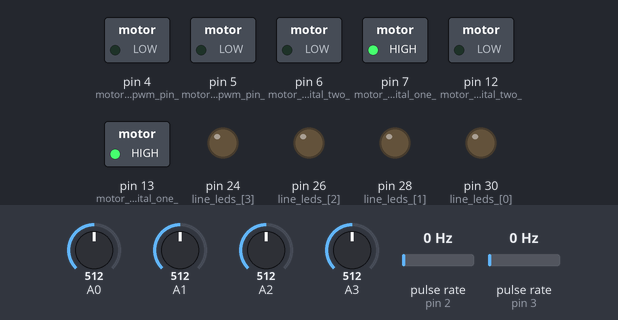
The sketch below on a simulated Arduino Mega 2560, built with avr-gcc and run on an emulated ATmega2560. Parts: switched loads named in the sketch (green lamp = pin HIGH), output pins drawn as LEDs (lit = HIGH). Wiring (inferred from the names in the program): 2 × pulse sensor: data pin 2 / data pin 3. Inputs (shaded band) come from the test bench; at power-on: A1 = 512, A0 = 512, A2 = 512, A3 = 512, pulse rate (sensors on pin 2, pin 3) 0 Hz. No radio packets arrive unless stated; what the sketch prints to the serial monitor is not drawn.

Above: at 2.2 s.
2.3 s: A1 set to 935
5.3 s: A1 set to 964
At 5.9 s:
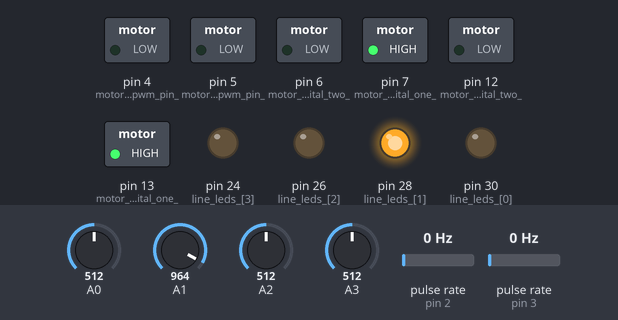
6.8 s: A0 set to 938
9.8 s: A0 set to 960
At 10.5 s:
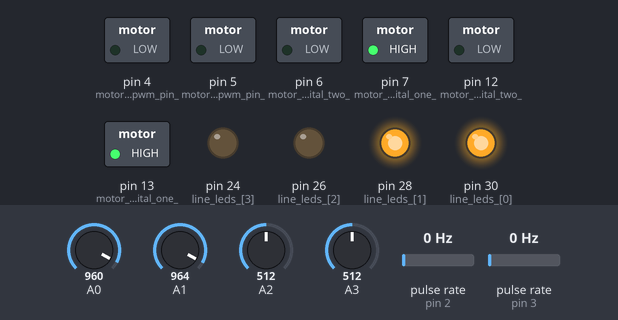
11.3 s: A1 set to 716
At 11.7 s:
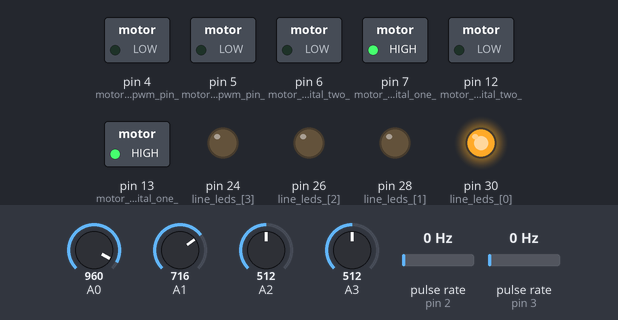
Timing chart, 0 to 13.8 s (numbered marks = the images above; inputs shaded):
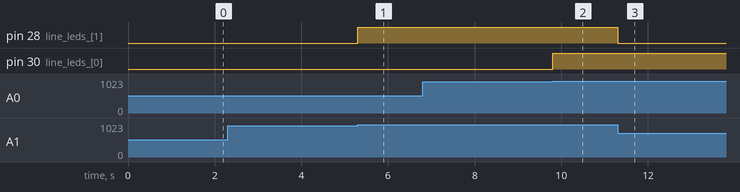

Measured:
- the behaviour switches between 950 and 951 on A1 (found by bisection; images 0 and 1)
- the behaviour switches between 950 and 951 on A0 (found by bisection; images 1 and 2)
- after the input at 5.3 s, pin 28 (line_leds_[1]): LOW → HIGH at once
- after the input at 9.8 s, pin 30 (line_leds_[0]): LOW → HIGH at once
- after the input at 11.3 s, pin 28 (line_leds_[1]): HIGH → LOW at once

The sketch:

robotControl.ino
```cpp
#include "PID.h"
#include "Motor.h"
#include "LineSensor.h"
#include "ArduinoPlotter.h"
#include <SPI.h>
#include <nRF24L01.h>
#include <RF24.h>
#define MAX_STRING_SIZE 4 // Maximum string length you expect to receive

char received_buffer[MAX_STRING_SIZE];
uint8_t received_buffer_index = 0;

RF24 radio(9, 8);
const byte address[6] = "10001";
bool receivedData = false; // Flag to track received data

uint8_t rpms;

LineSensor linesensor;


bool line_detected[4] = {false, false, false, false};
float line_error = 0;
float multiplier;

enum lineState{
  lineLeft,
  lineCenterLeft,
  lineCenter,
  lineCenterRight,
  lineRight
};

// Motor left
uint8_t motor_left_digital_one_ = 13;
uint8_t motor_left_digital_two_ = 12;
int motor_left_pwm_pin_ = 4;
uint8_t motor_left_encoderA_ = 3;
uint8_t motor_left_encoderB_ = 3;

// Motor right
uint8_t motor_right_digital_one_ = 7;
uint8_t motor_right_digital_two_ = 6;
int motor_right_pwm_pin_ = 5;
uint8_t motor_right_encoderA_ = 2;
uint8_t motor_right_encoderB_ = 2;

// line leds
uint8_t line_leds_[4] = {30, 28, 26, 24};

// PID objects
PID *pid_motor_left_ = nullptr;
PID *pid_motor_right_ = nullptr;

// PID tics
int motor_left_pid_tics_ = 0;
int motor_right_pid_tics_ = 0;

// PID variables
const double motor_right_kp =  0.5480; //15;
const double motor_right_ki = 0.2264; // 6;
const double motor_right_kd = 0.1822; // 2;

const double motor_left_kp = 0.5480;// 0.5328;
const double motor_left_ki = 0.2264; //0.2022;
const double motor_left_kd = 0.1822;//0.1868;

const long kSampleTime = 20;
unsigned long PRBS_sample_time_ = 0;
unsigned long passed_time_ = 0;
unsigned long PRBS_passed_time_ = 0;
unsigned long curr_time_ = 0;

// Motor speed
int target_speed_ = 80;
double motor_left_current_speed_ = 0;
double motor_right_current_speed_ = 0;
bool state_ = false;

// Motor parameters
double motor_left_pwm_ = 0;
double motor_right_pwm_ = 0;
double motor_left_pwm_PRBS_ = 0;
double motor_right_pwm_PRBS_ = 0;
const double max_voltage_ = 5;
const double kMinPwm = 30.0;
const double kMaxPWM = 255.0;
const double kMaxRPM = 180.0;
const double kMaxPIDErrorSum = 10.0;
static constexpr double kPulsesPerRevolution = 451.0;
static constexpr double kOneSecondInMillis = 1000.0;
static constexpr double kSecondsInMinute = 60;
static constexpr double kPidCountTimeSamplesInOneSecond = kOneSecondInMillis/kSampleTime;
static constexpr double kPidCountTimeSamplesInOneMinute = kSecondsInMinute*kPidCountTimeSamplesInOneSecond;

void setup() {
  Serial.begin(115200);

  radio.begin();
  radio.openReadingPipe(1, address); // Use the same address as the transmitter
  radio.setPALevel(RF24_PA_MIN);
  radio.startListening(); // Start listening for incoming data

  linesensor.init();

  delay(1000);

  PID init_motor_right(motor_left_kp, motor_left_ki, motor_left_kd, 0, 5, kMaxPIDErrorSum, kSampleTime);
  PID init_motor_left(motor_right_kp, motor_right_ki, motor_right_kd, 0, 5, kMaxPIDErrorSum, kSampleTime);

  // Initialize PID controllers
  pid_motor_left_ = &init_motor_left;
  pid_motor_right_ = &init_motor_right;

  // Motor Left
  pinMode(motor_left_digital_one_, OUTPUT);
  pinMode(motor_left_digital_two_, OUTPUT);
  pinMode(motor_left_pwm_pin_, OUTPUT);
  pinMode(motor_left_encoderA_, INPUT);
  pinMode(motor_left_encoderB_, INPUT);

  //Motor Stop
  analogWrite(motor_left_pwm_pin_, LOW);
  digitalWrite(motor_left_digital_one_, LOW);
  digitalWrite(motor_left_digital_two_, LOW);

  // Motor Left
  pinMode(motor_right_digital_one_, OUTPUT);
  pinMode(motor_right_digital_two_, OUTPUT);
  pinMode(motor_right_pwm_pin_, OUTPUT);
  pinMode(motor_right_encoderA_, INPUT);
  pinMode(motor_right_encoderB_, INPUT);

  // line leds
  for (int i=0; i<4; i++){
    pinMode(line_leds_[i], OUTPUT);
  }

  //Motor Stop
  analogWrite(motor_right_pwm_pin_, LOW);
  digitalWrite(motor_right_digital_one_, LOW);
  digitalWrite(motor_right_digital_two_, LOW);

  // Pull up resistors
  digitalWrite(motor_left_encoderA_, HIGH); // Activate pull up resistors
  digitalWrite(motor_right_encoderA_, HIGH); // Activate pull up resistors

  // Attach interrupt
  attachInterrupt(digitalPinToInterrupt(motor_left_encoderA_), update_left_tics, RISING);
  attachInterrupt(digitalPinToInterrupt(motor_right_encoderA_), update_right_tics, RISING);

  Serial.println("Attached interrupt pins successfully");

  //Motor left forward
  digitalWrite(motor_left_digital_one_, HIGH);
  digitalWrite(motor_left_digital_two_, LOW);

  //Motor right forward
  digitalWrite(motor_right_digital_one_, HIGH);
  digitalWrite(motor_right_digital_two_, LOW);


  arduinoPlot(0, 5, RPM2RPS(target_speed_), motor_left_current_speed_, motor_right_current_speed_, 0, 0,0,0,0);

  passed_time_ = millis();
  PRBS_passed_time_ = millis();
}

lineState line_state = lineCenter;

void loop() {
  if (radio.available()) {
    radio.read(received_buffer, MAX_STRING_SIZE - 1);
    uint8_t value = received_buffer[0];
    target_speed_ = value;
    /*Serial.print("Value: ");
    Serial.println(value);*/
  }

  curr_time_ = millis();
  multiplier = target_speed_ / 2;

  linesensor.lineDetected(line_detected);

  for (int i=0; i<4; i++){
    if (line_detected[i]){
      digitalWrite(line_leds_[i], HIGH);
    } else {
      digitalWrite(line_leds_[i], LOW);
    }
  }

  //arduinoPlot(0, 5, line_detected[0], line_detected[1], line_detected[2], line_detected[3], 0,0,0,0);
  arduinoPlot(0, 5, RPM2RPS(target_speed_), motor_left_current_speed_, motor_right_current_speed_, motor_left_pwm_, motor_right_pwm_,0,0,0);
  /*if (curr_time_ - PRBS_passed_time_ > 10000){
   target_speed_ += 30;
   PRBS_passed_time_ = millis();
  } */

  // positive if line is to the right
  lineState prev_state = line_state;
  if (line_detected[0]){
    line_state = lineLeft;
  }
  else if (line_detected[1] && !line_detected[2]){
    line_state = lineCenterLeft;
  }
  else if (!line_detected[1] && line_detected[2]){
    line_state = lineCenterRight;
  }
  else if (line_detected[1] && line_detected[2]){
    line_state = lineCenter;
  }
  else if (line_detected[3]){
    line_state = lineRight;
  }

  switch (line_state){
    case lineLeft:
      line_error = -multiplier;
      break;
    case lineCenterLeft:
      if (prev_state == lineCenterLeft)
        line_error = -multiplier/2;
      else
        line_error = -multiplier/4;
      break;
    case lineCenter:
      line_error = 0;
      break;
    case lineCenterRight:
      if (prev_state == lineCenterRight)
        line_error = multiplier/2;
      else
        line_error = multiplier/4;
      break;
    case lineRight:
      line_error = multiplier;
      break;
  }

  /*Serial.print("Motor1: ");
  Serial.print(target_speed_ + line_error);
  Serial.print(" ");
  Serial.print("Motor2: ");
  Serial.println(target_speed_ - line_error);*/

  pid_motor_left_->computeSpeed(RPM2RPS(target_speed_ + line_error), motor_left_current_speed_, motor_left_pwm_, motor_left_pid_tics_, kPulsesPerRevolution, kPidCountTimeSamplesInOneSecond);
  pid_motor_right_->computeSpeed(RPM2RPS(target_speed_ - line_error), motor_right_current_speed_, motor_right_pwm_, motor_right_pid_tics_, kPulsesPerRevolution, kPidCountTimeSamplesInOneSecond);

  analogWrite(motor_left_pwm_pin_, motor_left_pwm_*255/5);
  analogWrite(motor_right_pwm_pin_, motor_right_pwm_*255/5);
}

double RPM2RPS(double velocity){
  return velocity/kSecondsInMinute;
}

void update_left_tics(){
  motor_left_pid_tics_++;
}

void update_right_tics(){
  motor_right_pid_tics_++;
}
```

ArduinoPlotter.cpp
```cpp
#include "ArduinoPlotter.h"

void arduinoPlot(double min, double max, double num1, double num2, double num3, double num4, double num5, double num6, double num7, double num8) {
  Serial.print(min);
    Serial.print(",");
    Serial.print(max);
    Serial.print(",");
    Serial.print(num1);
    Serial.print(",");
    Serial.print(num2);
    Serial.print(",");
    Serial.print(num3);
    Serial.print(",");
    Serial.print(num4);
    Serial.print(",");
    Serial.print(num5);
    Serial.print(",");
    Serial.print(num6);
    Serial.print(",");
    Serial.print(num7);
    Serial.print(",");
    Serial.print(num8);
    Serial.println();
}
```

ArduinoPlotter.h
```cpp
#ifndef ArduinoPlotter_h
#define ArduinoPlotter_h

#include <Arduino.h>

void arduinoPlot(double min, double max, double num1, double num2, double num3, double num4, double num5, double num6, double num7, double num8);

#endif
```

Constants.h
```cpp
  #ifndef Constants
#define Constants

static constexpr uint8_t kSensorLeft = A0;
static constexpr uint8_t kSensorCenterLeft = A1;
static constexpr uint8_t kSensorCenterRight = A2;
static constexpr uint8_t kSensorRight = A3;

static constexpr int kSensorThreshold = 100;

#endif
```

Encoder.h
```cpp
#ifndef Encoder_h
#define Encoder_h

#include <Arduino.h>
#include "Motor.h"
#include "Movement.h"

namespace Encoder{
  void updateTics(Motor *motor);

  void leftEncoder();
  void rightEncoder();
};

#endif
```

Encoder.ino
```cpp
/*#include "Encoder.h"

void Encoder::updateTics(Motor *motor){
  motor->deltaPidTics(1);
  if(motor->getCurrentState() == MotorState::Forward){
    motor->deltaEncoderTics(1);
  }
  else if (motor->getCurrentState() == MotorState::Backward){
    motor->deltaEncoderTics(-1);
  }
  else {
    return;
  }
}

void Encoder::leftEncoder() {
  Serial.println("Motor left interrupt");
  updateTics(motor_left);
}

void Encoder::rightEncoder() {
  Serial.println("Motor right interrupt");
  updateTics(motor_right);
}*/
```

LineSensor.cpp
```cpp
#include "LineSensor.h"

LineSensor::LineSensor(){
  sensor_left_ = Constants::kSensorLeft;
  sensor_center_left_ = Constants::kSensorCenterLeft;
  sensor_center_right_ = Constants::kSensorCenterRight;
  sensor_right_ = Constants::kSensorRight;

  sensor_threshold_ = Constants::kSensorThreshold;

  averages_[0] = 0;
  averages_[1] = 0;
  averages_[2] = 0;
  averages_[3] = 0;
}

void LineSensor::init(){
  pinMode(sensor_left_, INPUT);
  pinMode(sensor_center_left_, INPUT);
  pinMode(sensor_center_right_, INPUT);
  pinMode(sensor_right_, INPUT);
  calibrate(50);
}

void LineSensor::calibrate(int readings){
  for (int i = 0; i < readings; i++){
    readSensors();
    for (int j = 0; j < 4; j++){
      averages_[j] += sensor_values[j];
    }
  }
  for (int j = 0; j < 4; j++){
    averages_[j] /= readings;
  }
}

void LineSensor::readSensors(){
  readSensor(Left);
  readSensor(CenterLeft);
  readSensor(CenterRight);
  readSensor(Right);
}

void LineSensor::readSensor(sensorPin sensor){
  switch(sensor){
    case Left:
      sensor_values[0] = analogRead(sensor_left_);
      break;
    case CenterLeft:
      sensor_values[1] = analogRead(sensor_center_left_);
      break;
    case CenterRight:
      sensor_values[2] = analogRead(sensor_center_right_);
      break;
    case Right:
      sensor_values[3] = analogRead(sensor_right_);
      break;
  }
}

void LineSensor::lineDetected(bool *line_detected){
  readSensors();
  /* if calibrated over black line
  // center sensors should see black, so if they see white, line detected
  for (int i = 0; i < 4; i++){
    // brighter returns a lower value, so center sensors return 1 unless less than threshold
    if (i==1 || i==2){
        line_detected[i] = !(sensor_values[i] < averages_[i] - sensor_threshold_);
    }
    else{
        line_detected[i] = (sensor_values[i] > averages_[i] + sensor_threshold_);
    }
  }*/
  // if calibrated over white
  //Serial.println("----------------------");
  for (int i = 0; i < 4; i++){
    // brighter returns a lower value, so center sensors return 1 unless less than threshold
    //line_detected[i] = (sensor_values[i] > (averages_[i] + sensor_threshold_));
    line_detected[i] = (sensor_values[i] > 950);
    //Serial.print(sensor_values[i]);
    //Serial.print(" ");
  }
  //Serial.println();
}
```

LineSensor.h
```cpp
// library to control line sensors
#ifndef LineSensor_h
#define LineSensor_h

#include <Arduino.h>
#include "Constants.h"

enum sensorPin{
    Left = Constants::kSensorLeft,
    CenterLeft = Constants::kSensorCenterLeft,
    CenterRight = Constants::kSensorCenterRight,
    Right = Constants::kSensorRight
    };

class LineSensor {
  private:
    uint8_t sensor_left_ = Constants::kSensorLeft;
    uint8_t sensor_center_left_ = Constants::kSensorCenterLeft;
    uint8_t sensor_center_right_ = Constants::kSensorCenterRight;
    uint8_t sensor_right_ = Constants::kSensorRight;

    int sensor_threshold_ = Constants::kSensorThreshold;

    int averages_[4] = {0,0,0,0};
    int sensor_values[4] = {0,0,0,0};

    public:
    LineSensor::LineSensor();
    void init();
    void calibrate(int readings);
    void readSensors();
    void readSensor(sensorPin sensor);
    void lineDetected(bool *line_detected);
    int linePosition();

};

#endif
```

Motor.cpp
```cpp
#include "Motor.h"
#include "Encoder.h"

//Constructores
Motor::Motor(){
  digital_one_ = 0;
  digital_two_ = 0;
  pwm_pin_ = 0;
  encoderA_ = 0;
  encoderB_ = 0;
}

Motor::Motor(uint8_t digitalOne, uint8_t digitalTwo, int pwmPin, uint8_t encoderA, uint8_t encoderB, MotorID motorID) :
pid_(kP, kI, kD, kPidMinOutputLimit, kPidMaxOutputLimit, kPidMaxErrorSum, kPidMotorTimeSample){
  digital_one_ = digitalOne;
  digital_two_ = digitalTwo;
  pwm_pin_ = pwmPin;
  motorID_ = motorID;
  encoderA_ = encoderA;
  encoderB_ = encoderB;
}


//Getters Definidos
uint8_t Motor::getEncoderA(){
  return encoderA_;
}

uint8_t Motor::getEncoderB(){
  return encoderB_;
}

MotorState Motor::getCurrentState(){
  return current_state_;
}

int Motor::getEncoderTics(){
  return tics_counter_;
}

double Motor::getCurrentSpeed(){
  return current_speed_;
}

double Motor::getTargetSpeed(){
  return RPM2RPS(target_speed_);
}

int Motor::getPidTics(){
  return pid_tics_;
}


//Metodos Definidos
void Motor::motorSetup(){
  pinMode(digital_one_, OUTPUT);
  pinMode(digital_two_, OUTPUT);
  pinMode(pwm_pin_, OUTPUT);
  pinMode(encoderA_, INPUT);
  pinMode(encoderB_, INPUT);
}

void Motor::initEncoders(){
  return;
  switch(motorID_){
    case MotorID::Left:

      Serial.print("Attached left encoder to ");
      Serial.println(encoderA_);
    break;
    case MotorID::Right:
      attachInterrupt(digitalPinToInterrupt(encoderA_), Encoder::rightEncoder, RISING);
      Serial.print("Attached right encoder to ");
      Serial.println(encoderA_);
    break;
  }
}

void Motor::deltaPidTics(int delta){
  pid_tics_ += delta;
  //Serial.print((int)motorID_);
  //Serial.print(" pid tics: ");
  //Serial.println(pid_tics_);
}

void Motor::deltaEncoderTics(int delta){
  tics_counter_ += delta;
}

//Control
void Motor::motorForward(){
  analogWrite(pwm_pin_, pwm_);

  if (current_state_ == MotorState::Forward){
    return;
  }

  digitalWrite(digital_one_, HIGH);
  digitalWrite(digital_two_, LOW);

  pid_.reset();

  current_state_ = MotorState::Forward;
}

void Motor::motorBackward(){
  analogWrite(pwm_pin_, pwm_);

  if (current_state_ == MotorState::Backward){
    return;
  }

  digitalWrite(digital_one_, LOW);
  digitalWrite(digital_two_, HIGH);

  pid_.reset();

  current_state_ = MotorState::Backward;
}

void Motor::motorStop(){
  analogWrite(pwm_pin_, LOW);

  if (current_state_ == MotorState::Stop){
    return;
  }

  digitalWrite(digital_one_, LOW);
  digitalWrite(digital_two_, LOW);

  pid_.reset();

  current_state_ = MotorState::Stop;
}

// Velocity.
void Motor::setPWM(double PWM){
  pwm_ = PWM;
  switch(current_state_) {
    case MotorState::Forward:
      motorForward();
    break;
    case MotorState::Backward:
      motorBackward();
    break;
    case MotorState::Stop:
      motorStop();
    break;
  }
}

double Motor::RPM2RPS(double velocity){
  return velocity/kSecondsInMinute;
}

void Motor::updateCurrentSpeed(){
  current_speed_ = (pid_tics_ / kPulsesPerRevolution) * kPidCountTimeSamplesInOneSecond;
  pid_tics_ = 0;
}

void Motor::motorSpeedPID(double target_speed){
  int speed_sign = min(1, max(-1, target_speed * 1000));
  target_speed_ = fabs(target_speed);
  double tmp_pwm = pwm_;
  switch (speed_sign)
  {
  case 0:
    motorStop();
  break;
  case 1:
    motorForward();
  break;
  case -1:
    motorBackward();
  break;
  }

  pid_.computeSpeed(RPM2RPS(target_speed_), current_speed_, tmp_pwm, pid_tics_, kPulsesPerRevolution, kPidCountTimeSamplesInOneSecond);

  setPWM(tmp_pwm);
}

double Motor::getPWM(){
  return pwm_;
}

void Motor::motorSpeedPWM(double new_pwm){
  int speed_sign = min(1, max(-1, new_pwm * 1000));
  new_pwm = fabs(new_pwm);

  switch (speed_sign)
  {
  case 0:
    motorStop();
  break;
  case 1:
    motorForward();
  break;
  case -1:
    motorBackward();
  break;
  }

  updateCurrentSpeed();

  setPWM(new_pwm);
}


double Motor::getDistanceTraveled(){
  return (getEncoderTics()/kPulsesPerRevolution) * kDistancePerRev;
}

void Motor::setEncoderTics(int tics){
  tics_counter_=tics;
}

void Motor::PIDTunnigs(double kp, double ki, double kd){
  pid_.setTunnings(kp,ki,kd);
}
```

MotorID.h
```cpp
#ifndef MotorID_h
#define MotorID_h

enum class MotorID{
  Left = 0,
  Right = 1,
};

#endif
```

Movement.cpp
```cpp
#include "Movement.h"


Movement::Movement(){
  motor_[MOTOR_LEFT] = Motor(kDigitalPinsLeftMotor[1], kDigitalPinsLeftMotor[0],
                      kAnalogPinLeftMotor, kEncoderPinsLeftMotor[0],
                      kEncoderPinsLeftMotor[1], MotorID::Left);
  motor_[MOTOR_RIGHT] = Motor(kDigitalPinsRightMotor[1], kDigitalPinsRightMotor[0],
                      kAnalogPinRightMotor, kEncoderPinsRightMotor[0],
                      kEncoderPinsRightMotor[1], MotorID::Right);
  Serial.println("Initializing robot");
  initRobot();
}

void Movement::initRobot(){
  for(int i=0; i<kMotorCount; i++){
    motor_[i].motorSetup();
    motor_[i].initEncoders();
    motor_[i].motorStop();
  }
}

void Movement::stop(){
  for(int i=0; i<kMotorCount; i++){
    motor_[i].motorStop();
  }
}

void Movement::cmdVelocity(int RPMs){
  motor_[MOTOR_LEFT].motorSpeedPID(kMovementRPMs);
  motor_[MOTOR_RIGHT].motorSpeedPID(kMovementRPMs);
}
```

Source omitted: Motor.h (2771 bytes), Movement.h (1165 bytes), PID.cpp (2006 bytes), PID.h (881 bytes), RadioReceiver.cpp (578 bytes), RadioReceiver.h (573 bytes)
